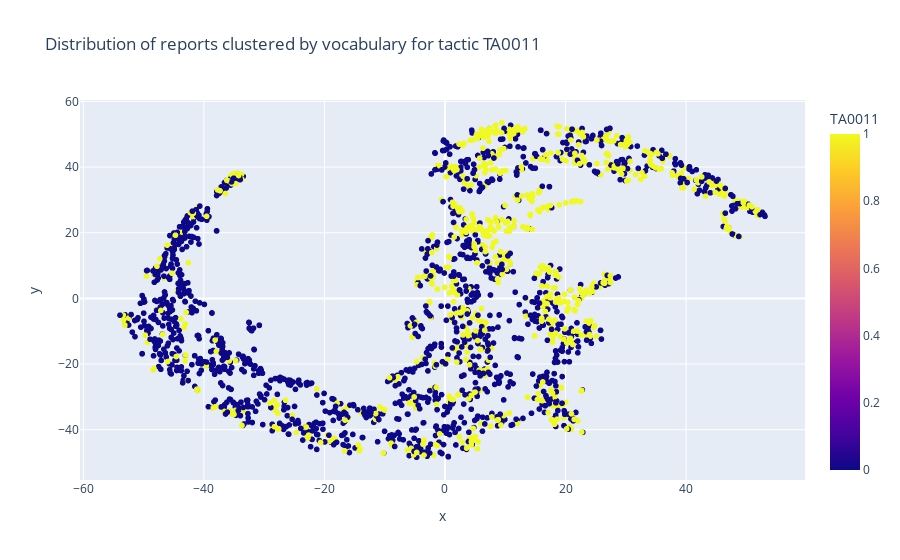

Notebook source saved alongside this figure:
### Code cell
# Change the tactic id to identify clusters: 

fig = px.scatter(
    df_embeddings, x ='x', y ='y',
    color='TA0011', labels={'color': 'TA0011'},
    hover_data=['x'], title = 'Distribution of reports clustered by vocabulary for tactic TA0011')
fig.show()

# yellow = has tactic
# blue = doesn't have tactic 
# vocabulary associated with this tactic is quite sparse

### Figure 1 — Plotly figure (JSON) as saved in the notebook; plotly's stock layout.template omitted (floating-point values rounded to 4 significant figures; data arrays with more than 128 entries replaced by an {"elided": "..."} marker saying what was removed)
{"data": [{"hovertemplate": "x=%{x}<br>y=%{y}<br>TA0011=%{marker.color}<extra></extra>", "legendgroup": "", "marker": {"color": {"elided": "2072 int values"}, "coloraxis": "coloraxis", "symbol": "circle"}, "mode": "markers", "name": "", "showlegend": false, "type": "scattergl", "x": {"elided": "2072 float values"}, "xaxis": "x", "y": {"elided": "2072 float values"}, "yaxis": "y"}], "layout": {"coloraxis": {"colorbar": {"title": {"text": "TA0011"}}, "colorscale": [[0, "#0d0887"], [0.1111, "#46039f"], [0.2222, "#7201a8"], [0.3333, "#9c179e"], [0.4444, "#bd3786"], [0.5556, "#d8576b"], [0.6667, "#ed7953"], [0.7778, "#fb9f3a"], [0.8889, "#fdca26"], [1, "#f0f921"]]}, "legend": {"tracegroupgap": 0}, "title": {"text": "Distribution of reports clustered by vocabulary for tactic TA0011"}, "xaxis": {"anchor": "y", "domain": [0, 1], "title": {"text": "x"}}, "yaxis": {"anchor": "x", "domain": [0, 1], "title": {"text": "y"}}}}
